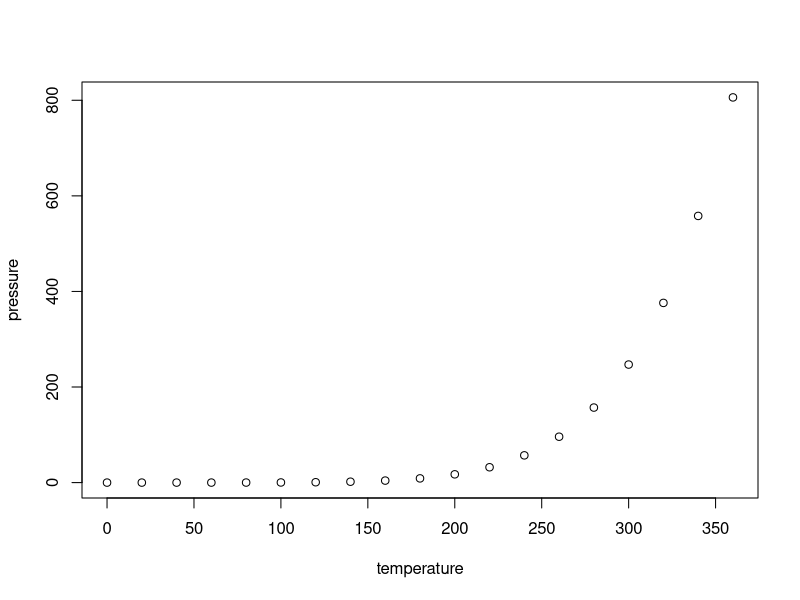
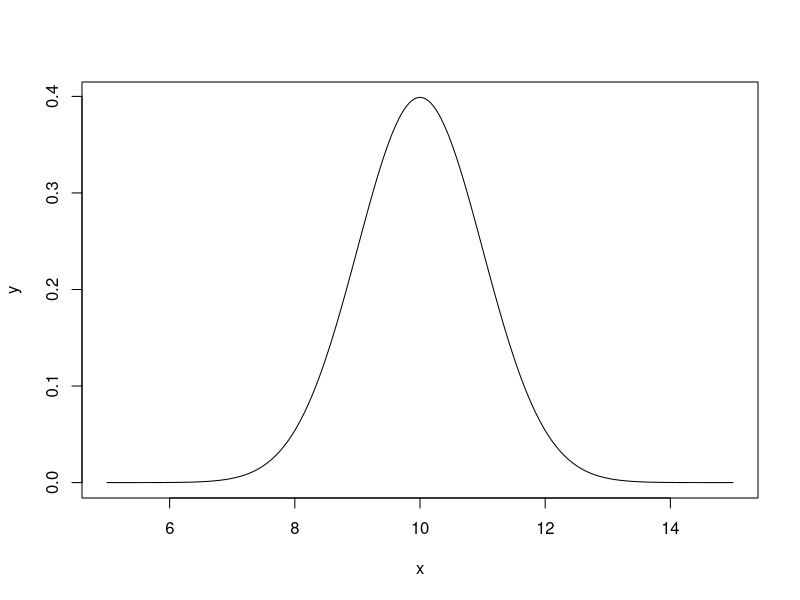

Recreate these plots in R, in order.
## ---- chunk 1
knitr::opts_chunk$set(echo = TRUE)
## ---- chunk 2
summary(cars)
## ---- chunk 3
plot(pressure)
## ---- chunk 4
x <- seq(5, 15, length=1000)

y <- dnorm(x, mean=10, sd=1)

plot(x, y, type="l", lwd=1)
